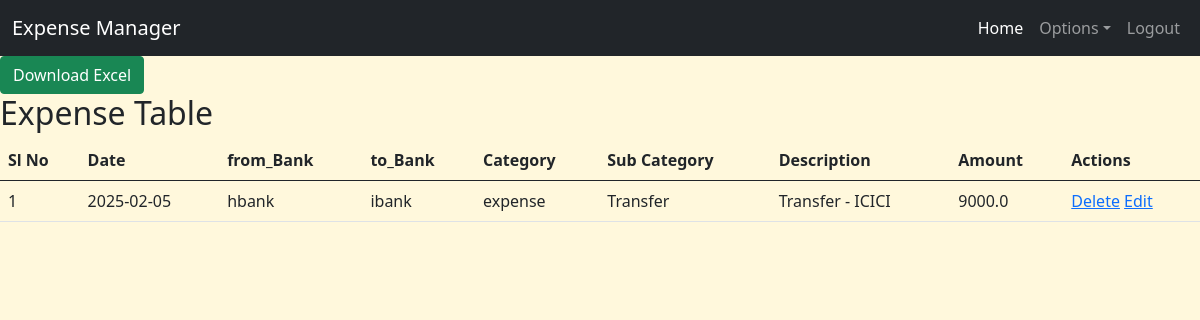
The app's page /view (signed in), older data.
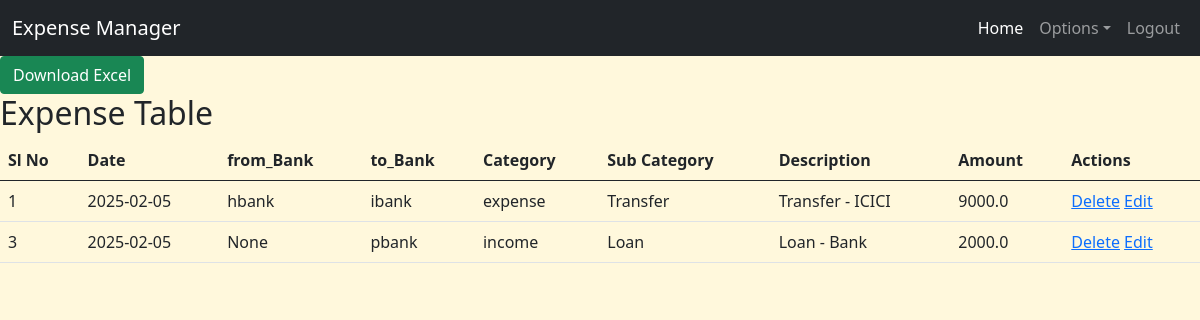
The same page, newer data.
### app.py (models this page shows)
class IncomeExpenseManager(db.Model):
    id = db.Column(db.Integer, primary_key=True)
    date = db.Column(db.Date, nullable=False)
    from_bank = db.Column(db.String(10), nullable=True)
    to_bank = db.Column(db.String(10), nullable=True)
    category = db.Column(db.String(20), nullable=False)
    sub_category = db.Column(db.String(50), nullable=False)
    description = db.Column(db.String(100), nullable=False)
    amount = db.Column(db.Float, nullable=False)
    user_id = db.Column(db.Integer, db.ForeignKey('user.id'), nullable=False)  # NEW: Link expense to user
    user = db.relationship('User', backref=db.backref('expenses', lazy=True))  # NEW: Relationship

### app.py (the view)
@app.route('/view')
@login_required
def view_expenses():
    expenses = IncomeExpenseManager.query.filter_by(user_id=current_user.id).order_by(IncomeExpenseManager.date.desc()).all()
    return render_template('view_expenses.html', expenses=expenses)

### app.py (called while the page is built)
@login_manager.user_loader
def load_user(user_id):
    return User.query.get(int(user_id))  # Fetch user from database

### templates/view_expenses.html
{% extends 'base.html' %}
{% block content %}
<a href="{{ url_for('export_to_excel') }}" class="btn btn-success">Download Excel</a>
<br>
<h2> Expense Table </h2>
<table class="table">
    <thead>
        <tr>
            <th>Sl No</th>
            <th>Date</th>
            <th>from_Bank</th>
            <th>to_Bank</th>
            <th>Category</th>
            <th>Sub Category</th>
            <th>Description</th>
            <th>Amount</th>
            <th>Actions</th>
        </tr>
    </thead>
    <tbody>
        {% for expense in expenses %}
        <tr>
            <td>{{expense.id}}</td>
            <td>{{expense.date}}</td>
            <td>{{expense.from_bank}}</td>
            <td>{{expense.to_bank}}</td>
            <td>{{expense.category}}</td>
            <td>{{expense.sub_category}}</td>
            <td>{{expense.description}}</td>
            <td>{{expense.amount}}</td>
            <td>
                <a href="{{ url_for('delete_expense', id=expense.id) }}" onclick="return confirm('Are you sure you want to delete?');">Delete</a>
                <a href="{{ url_for('edit_expense', id=expense.id) }}">Edit</a>
        </td>
        </tr>
        {% endfor %}
    </tbody>
</table>
{% endblock %}

### templates/base.html (shortened to what this page needs)
<!DOCTYPE html>
<html lang="en">
<head>
    <link href="https://cdn.jsdelivr.net/npm/bootstrap@5.0.2/dist/css/bootstrap.min.css" rel="stylesheet">
  </head>
<body>
    <header>
        <nav class="navbar navbar-expand-lg navbar-dark bg-dark">
            <div class="container-fluid">
              <a class="navbar-brand" href="{{url_for('index')}}">Expense Manager</a>
              <div class="collapse navbar-collapse" id="navbarSupportedContent">
                <ul class="navbar-nav ms-auto mb-2 mb-lg-0">
                  {% if current_user.is_authenticated %}
                  <li class="nav-item">
                    <a class="nav-link active" aria-current="page" href="{{url_for('index')}}">Home</a>
                  </li>
                  <li class="nav-item dropdown">
                    <a class="nav-link dropdown-toggle" href="#" role="button" data-bs-toggle="dropdown" aria-expanded="false">Options</a>
                  </li>
                  <li class="nav-item">
                    <a class="nav-link" href="{{ url_for('logout') }}">Logout</a>
                  </li>
                  {% endif %}
                </ul>
              </div>
            </div>
          </nav>
    </header>
    <main>
        {% block content %}{% endblock %}
    </main>
</body>
</html>

### templates/base.html (style rules this page uses)
body { background-color: cornsilk; }

Row changes from the older to the newer data that the page shows:
added IncomeExpenseManager: id "3", date "2025-02-05", from_bank "None", to_bank "pbank", category "income", sub_category "Loan", description "Loan - Bank", amount "2000.0"
